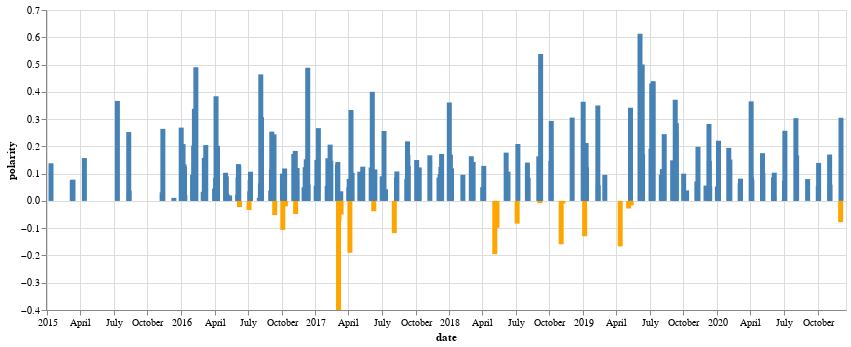

Notebook cell for this chart:
### Markdown cell above
### 12- How did the daily average polarity score change over time?

### Code cell
import altair as alt

date_polarity_mean = df[['date', 'polarity']].groupby('date', as_index = False).mean()

alt.Chart(date_polarity_mean).mark_bar().encode(
    x="date:T",
    y="polarity:Q",
    color=alt.condition(
        alt.datum.polarity > 0,
        alt.value("steelblue"),  # The positive color
        alt.value("orange")  # The negative color
    )
).properties(width=800)

### Figure 1 — Vega-Lite specification as saved in the notebook (floating-point values rounded to 4 significant figures; data arrays with more than 128 entries replaced by an {"elided": "..."} marker saying what was removed)
{"config": {"view": {"continuousWidth": 400, "continuousHeight": 300}}, "data": {"name": "data-e93c62c883ba22764fdf3460542c3a95"}, "mark": "bar", "encoding": {"color": {"condition": {"value": "steelblue", "test": "(datum.polarity > 0)"}, "value": "orange"}, "x": {"type": "temporal", "field": "date"}, "y": {"type": "quantitative", "field": "polarity"}}, "width": 800, "$schema": "https://vega.github.io/schema/vega-lite/v4.8.1.json", "datasets": {"data-e93c62c883ba22764fdf3460542c3a95": {"elided": "631 records"}}}
